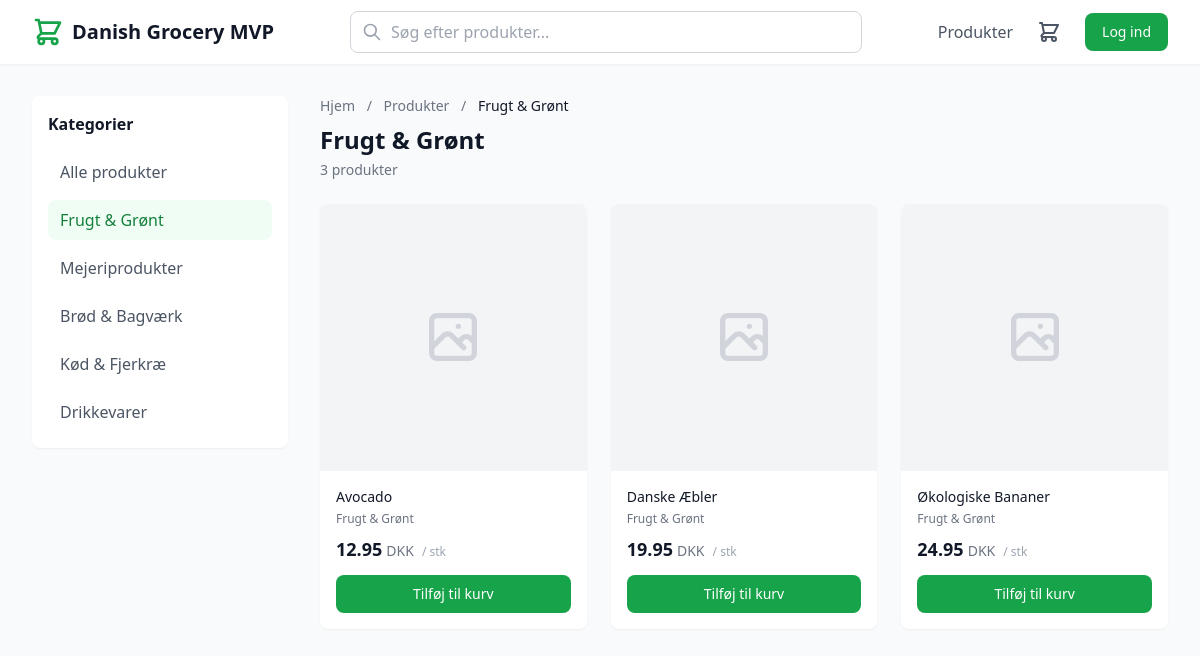
/products?category=frugt-gront, run on the app's committed database.
### app/models/product.py (models this page shows, shortened)
class Category(Base, TimestampMixin):
    __tablename__ = "categories"
    id: Mapped[uuid.UUID] = mapped_column(
        GUID(),
        primary_key=True,
        default=uuid.uuid4,
    )
    name: Mapped[str] = mapped_column(String(100), nullable=False)
    slug: Mapped[str] = mapped_column(String(100), unique=True, nullable=False, index=True)
    description: Mapped[Optional[str]] = mapped_column(Text, nullable=True)
    image_url: Mapped[Optional[str]] = mapped_column(String(500), nullable=True)
    parent_id: Mapped[Optional[uuid.UUID]] = mapped_column(
        GUID(),
        ForeignKey("categories.id"),
        nullable=True,
    )
    sort_order: Mapped[int] = mapped_column(Integer, default=0)
    is_active: Mapped[bool] = mapped_column(Boolean, default=True)
    parent: Mapped[Optional["Category"]] = relationship(
        "Category",
        remote_side="Category.id",
        back_populates="children",
    )
    children: Mapped[list["Category"]] = relationship(
        "Category",
        back_populates="parent",
        lazy="selectin",
    )
    products: Mapped[list["Product"]] = relationship(
        "Product",
        back_populates="category",
        lazy="selectin",
    )

class Product(Base, TimestampMixin):
    __tablename__ = "products"
    id: Mapped[uuid.UUID] = mapped_column(
        GUID(),
        primary_key=True,
        default=uuid.uuid4,
    )
    name: Mapped[str] = mapped_column(String(200), nullable=False, index=True)
    slug: Mapped[str] = mapped_column(String(200), unique=True, nullable=False, index=True)
    description: Mapped[Optional[str]] = mapped_column(Text, nullable=True)
    price: Mapped[Decimal] = mapped_column(Numeric(10, 2), nullable=False)
    unit: Mapped[str] = mapped_column(String(20), default="stk")
    image_url: Mapped[Optional[str]] = mapped_column(String(500), nullable=True)
    category_id: Mapped[Optional[uuid.UUID]] = mapped_column(
        GUID(),
        ForeignKey("categories.id"),
        nullable=True,
    )
    stock_quantity: Mapped[int] = mapped_column(Integer, default=0)
    is_active: Mapped[bool] = mapped_column(Boolean, default=True)
    is_featured: Mapped[bool] = mapped_column(Boolean, default=False)
    category: Mapped[Optional["Category"]] = relationship(
        "Category",
        back_populates="products",
    )
    order_items: Mapped[list["OrderItem"]] = relationship(
        "OrderItem",
        back_populates="product",
    )

### app/pages.py (the view)
@router.get("/products", response_class=HTMLResponse)
async def products_list(
    request: Request,
    db: DbSession,
    user: CurrentUserOptional,
    page: int = 1,
    category: Optional[str] = None,
    q: Optional[str] = None,
):
    product_service = ProductService(db)
    products, total = await product_service.list_products(
        page=page,
        limit=20,
        category_slug=category,
        search=q,
    )
    categories = await product_service.list_categories()
    current_category = None
    if category:
        current_category = await product_service.get_category_by_slug(category)
    context = get_base_context(request, user)
    context.update({
        "products": products,
        "total": total,
        "page": page,
        "pages": product_service.calculate_pages(total, 20),
        "categories": categories,
        "current_category": current_category,
        "search_query": q,
    })
    return templates.TemplateResponse("products/list.html", context)

### app/templates/products/list.html (shortened to what this page needs)
{% extends "base.html" %}
{% block content %}
<div class="max-w-7xl mx-auto px-4 sm:px-6 lg:px-8 py-8">
    <div class="flex flex-col lg:flex-row gap-8">
        <aside class="lg:w-64 flex-shrink-0">
            <div class="bg-white rounded-lg shadow-sm p-4 sticky top-24">
                <h3 class="font-semibold text-gray-900 mb-4">Kategorier</h3>
                <ul class="space-y-2">
                    <li>
                        <a href="/products"
                           class="block px-3 py-2 rounded-lg {% if not current_category %}bg-primary-50 text-primary-700 font-medium{% else %}text-gray-600 hover:bg-gray-50{% endif %}">
                            Alle produkter
                        </a>
                    </li>
                    {% for category in categories %}
                    <li>
                        <a href="/products?category={{ category.slug }}"
                           class="block px-3 py-2 rounded-lg {% if current_category and current_category.slug == category.slug %}bg-primary-50 text-primary-700 font-medium{% else %}text-gray-600 hover:bg-gray-50{% endif %}">
                            {{ category.name }}
                        </a>
                    </li>
                    {% endfor %}
                </ul>
            </div>
        </aside>
        <main class="flex-1">
            <div class="mb-6">
                <nav class="text-sm text-gray-500 mb-2">
                    <a href="/" class="hover:text-primary-600">Hjem</a>
                    <span class="mx-2">/</span>
                    <a href="/products" class="hover:text-primary-600">Produkter</a>
                    {% if current_category %}
                    <span class="mx-2">/</span>
                    <span class="text-gray-900">{{ current_category.name }}</span>
                    {% endif %}
                </nav>
                <div class="flex items-center justify-between">
                    <div>
                        <h1 class="text-2xl font-bold text-gray-900">
                            {% if current_category %}
                            {{ current_category.name }}
                            {% elif search_query %}
                            Søgeresultater for "{{ search_query }}"
                            {% else %}
                            Alle produkter
                            {% endif %}
                        </h1>
                        <p class="text-sm text-gray-500 mt-1">{{ total }} produkt{{ 'er' if total != 1 else '' }}</p>
                    </div>
                </div>
            </div>
            {% if products %}
            <div class="grid grid-cols-2 md:grid-cols-3 xl:grid-cols-4 gap-4 md:gap-6">
                {% for product in products %}
                {% include "components/product_card.html" %}
                {% endfor %}
            </div>
            {% endif %}
        </main>
    </div>
</div>
{% endblock %}

### app/templates/components/product_card.html (shortened to what this page needs)
<div class="bg-white rounded-lg shadow-sm overflow-hidden hover:shadow-md transition-shadow duration-200 group">
    <a href="/products/{{ product.slug }}" class="block aspect-square bg-gray-100 overflow-hidden">
        {% if product.image_url %}
        <img src="{{ product.image_url }}"
             alt="{{ product.name }}"
             class="w-full h-full object-cover group-hover:scale-105 transition-transform duration-200">
        {% else %}
        <div class="w-full h-full flex items-center justify-center">
        </div>
        {% endif %}
    </a>
    <div class="p-4">
        <a href="/products/{{ product.slug }}" class="block">
            <h3 class="text-sm font-medium text-gray-900 line-clamp-2 hover:text-primary-600">
                {{ product.name }}
            </h3>
        </a>
        {% if product.category %}
        <p class="mt-1 text-xs text-gray-500">{{ product.category.name }}</p>
        {% endif %}
        <div class="mt-2 flex items-baseline">
            <span class="text-lg font-bold text-gray-900">{{ "%.2f"|format(product.price) }}</span>
            <span class="ml-1 text-sm text-gray-500">{{ currency }}</span>
            <span class="ml-2 text-xs text-gray-400">/ {{ product.unit }}</span>
        </div>
        <button x-data="{ loading: false }"
                @click="
                    loading = true;
                    $store.cart.add('{{ product.id }}', 1, {
                        name: '{{ product.name | e }}',
                        slug: '{{ product.slug }}',
                        price: {{ product.price }},
                        unit: '{{ product.unit }}',
                        image_url: '{{ product.image_url or '' }}'
                    }).finally(() => loading = false)
                "
                :disabled="loading"
                class="mt-3 w-full flex items-center justify-center px-4 py-2 border border-transparent rounded-lg text-sm font-medium text-white bg-primary-600 hover:bg-primary-700 disabled:opacity-50 disabled:cursor-not-allowed transition-colors duration-200">
            <span x-show="!loading">Tilføj til kurv</span>
        </button>
    </div>
</div>

### data on the page
Category: name "Frugt & Grønt"
Category: name "Mejeriprodukter"
Category: name "Brød & Bagværk"
Category: name "Kød & Fjerkræ"
Category: name "Drikkevarer"
Product: name "Avocado", category.name "Frugt & Grønt", price "12.95", currency "DKK", unit "stk"
Product: name "Danske Æbler", category.name "Frugt & Grønt", price "19.95", currency "DKK", unit "stk"
Product: name "Økologiske Bananer", category.name "Frugt & Grønt", price "24.95", currency "DKK", unit "stk"

### other printed values
{{ app_name }} "Danish Grocery MVP"
{{ total }} "3"
{{ 'er' if total != 1 else '' }} "er"
